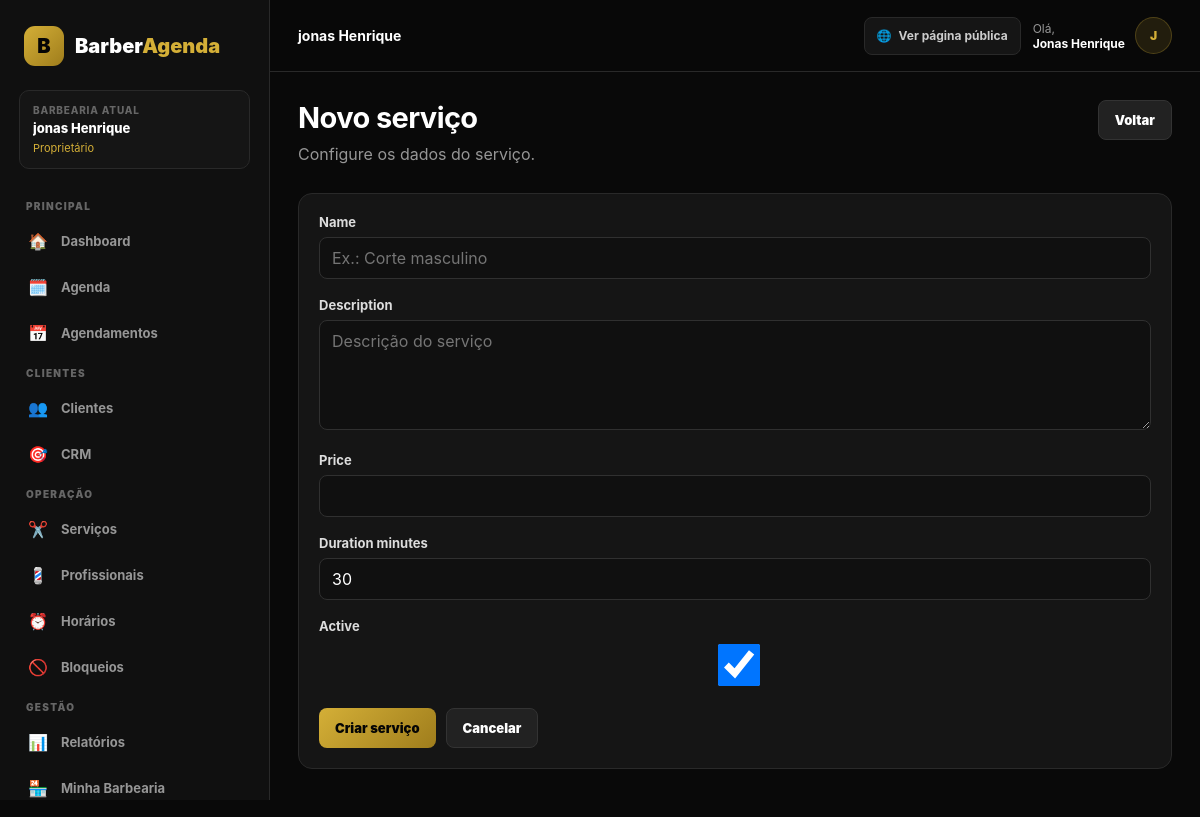
The page /dashboard/servicos/novo/ (signed in) on the database its author committed.
### apps/barbershops/models.py (models this page shows, shortened)
class Barbershop(models.Model):
    name = models.CharField(
        max_length=150,
    )
    slug = models.SlugField(
        unique=True,
    )
    phone = models.CharField(
        max_length=20,
        blank=True,
    )
    whatsapp = models.CharField(
        max_length=20,
        blank=True,
    )
    address = models.CharField(
        max_length=255,
        blank=True,
    )
    city = models.CharField(
        max_length=100,
        blank=True,
    )
    state = models.CharField(
        max_length=2,
        blank=True,
    )
    logo = models.ImageField(
        upload_to="barbershops/",
        blank=True,
        null=True,
    )
    active = models.BooleanField(
        default=True,
    )
    created_at = models.DateTimeField(
        auto_now_add=True,
    )
    updated_at = models.DateTimeField(
        auto_now=True,
    )

### apps/accounts/models.py (models this page shows, shortened)
class Membership(models.Model):
    ROLE_DEV = "dev"
    ROLE_OWNER = "owner"
    ROLE_MANAGER = "manager"
    ROLE_RECEPTIONIST = "receptionist"
    ROLE_PROFESSIONAL = "professional"
    ROLE_CHOICES = [
        (ROLE_DEV, "Dev"),
        (ROLE_OWNER, "Proprietário"),
        (ROLE_MANAGER, "Gerente"),
        (ROLE_RECEPTIONIST, "Recepcionista"),
        (ROLE_PROFESSIONAL, "Profissional"),
    ]
    user = models.ForeignKey(
        settings.AUTH_USER_MODEL,
        on_delete=models.CASCADE,
        related_name="memberships",
    )
    barbershop = models.ForeignKey(
        Barbershop,
        on_delete=models.CASCADE,
        related_name="memberships",
    )
    role = models.CharField(
        max_length=30,
        choices=ROLE_CHOICES,
    )
    active = models.BooleanField(
        default=True,
    )
    created_at = models.DateTimeField(
        auto_now_add=True,
    )
    updated_at = models.DateTimeField(
        auto_now=True,
    )
    class Meta:
        constraints = [
            models.UniqueConstraint(
                fields=[
                    "user",
                    "barbershop",
                ],
                name="unique_membership",
            )
        ]
    @property
    def is_dev(self):
        return self.role == self.ROLE_DEV
    @property
    def can_manage_barbershop(self):
        return self.role in {
            "dev",
            "owner",
            "manager",
        }
    @property
    def can_manage_services(self):
        return self.role in {
            "dev",
            "owner",
            "manager",
        }
    @property
    def can_manage_subscription(self):
        return self.role in {
            "dev",
            "owner",
        }

### apps/dashboard/views.py (the view)
@login_required
@barbershop_required
@permission_required("can_manage_services")
def service_create(request):
    if request.method == "POST":
        form = ServiceForm(
            request.POST
        )
        if form.is_valid():
            service = form.save(
                commit=False
            )
            service.barbershop = (
                request.barbershop
            )
            service.save()
            messages.success(
                request,
                "Serviço criado com sucesso.",
            )
            return redirect(
                "dashboard:services"
            )
    else:
        form = ServiceForm()
    return render(
        request,
        "dashboard/service_form.html",
        {
            "form": form,
            "title": "Novo serviço",
            "button_text": "Criar serviço",
        },
    )

### apps/dashboard/forms.py
class ServiceForm(forms.ModelForm):
    class Meta:
        model = Service
        fields = [
            "name",
            "description",
            "price",
            "duration_minutes",
            "active",
        ]
        widgets = {
            "name": forms.TextInput(
                attrs={
                    "placeholder": "Ex.: Corte masculino",
                }
            ),
            "description": forms.Textarea(
                attrs={
                    "rows": 4,
                    "placeholder": "Descrição do serviço",
                }
            ),
            "price": forms.NumberInput(
                attrs={
                    "step": "0.01",
                    "min": "0",
                }
            ),
            "duration_minutes": forms.NumberInput(
                attrs={
                    "min": "5",
                    "step": "5",
                }
            ),
        }

### apps/dashboard/templates/dashboard/service_form.html (shortened to what this page needs)
{% extends "dashboard/base_dashboard.html" %}
{% block content %}
<div class="page-header">
    <div>
        <h1>{{ title }}</h1>
        <p>
            Configure os dados do serviço.
        </p>
    </div>
    <a
        href="{% url 'dashboard:services' %}"
        class="btn btn-secondary"
    >
        Voltar
    </a>
</div>
<div class="panel">
    <div class="panel-body">
        <form method="post">
            {% for field in form %}
                <div class="form-group">
                    <label
                        for="{{ field.id_for_label }}"
                    >
                        {{ field.label }}
                    </label>
                    {{ field }}
                </div>
            {% endfor %}
            <div
                style="
                    display:flex;
                    gap:10px;
                    flex-wrap:wrap;
                "
            >
                <button
                    type="submit"
                    class="btn"
                >
                    {{ button_text }}
                </button>
                <a
                    href="{% url 'dashboard:services' %}"
                    class="btn btn-secondary"
                >
                    Cancelar
                </a>
            </div>
        </form>
    </div>
</div>
{% endblock %}

### apps/dashboard/templates/dashboard/base_dashboard.html (shortened to what this page needs)
<!DOCTYPE html>
<html lang="pt-BR">
<head>
</head>
<body>
<div class="dashboard-layout">
    <aside
        class="sidebar"
        id="sidebar"
    >
        <a
            href="{% url 'dashboard:home' %}"
            class="logo"
        >
            <div class="logo-icon">
                B
            </div>
            <div>
                Barber<span>Agenda</span>
            </div>
        </a>
        {% if request.barbershop %}
            <div class="sidebar-business">
                <div class="sidebar-business-label">
                    Barbearia atual
                </div>
                <div class="sidebar-business-name">
                    {{ request.barbershop.name }}
                </div>
                {% if request.membership %}
                    <div class="sidebar-role">
                        {% if request.user.is_superuser %}
                            💻 Dev
                        {% else %}
                            {{ request.membership.get_role_display }}
                        {% endif %}
                    </div>
                {% endif %}
            </div>
        {% endif %}
        <div class="sidebar-title">
            Principal
        </div>
        <nav class="menu">
            <a
                href="{% url 'dashboard:home' %}"
                class="menu-link
                "
            >
                <span class="menu-icon">🏠</span>
                Dashboard
            </a>
            <a
                href="{% url 'dashboard:agenda' %}"
                class="menu-link
                "
            >
                <span class="menu-icon">🗓️</span>
                Agenda
            </a>
            <a
                href="{% url 'dashboard:bookings' %}"
                class="menu-link
                "
            >
                <span class="menu-icon">📅</span>
                Agendamentos
            </a>
        </nav>
        <div class="sidebar-title">
            Clientes
        </div>
        <nav class="menu">
            <a
                href="{% url 'dashboard:customers' %}"
                class="menu-link
                "
            >
                <span class="menu-icon">👥</span>
                Clientes
            </a>
            <a
                href="{% url 'dashboard:crm' %}"
                class="menu-link
                "
            >
                <span class="menu-icon">🎯</span>
                CRM
            </a>
        </nav>
        <div class="sidebar-title">
            Operação
        </div>
        <nav class="menu">
            <a
                href="{% url 'dashboard:services' %}"
                class="menu-link
                "
            >
                <span class="menu-icon">✂️</span>
                Serviços
            </a>
            <a
                href="{% url 'dashboard:professionals' %}"
                class="menu-link
                "
            >
                <span class="menu-icon">💈</span>
                Profissionais
            </a>
            <a
                href="{% url 'dashboard:schedules' %}"
                class="menu-link
                "
            >
                <span class="menu-icon">⏰</span>
                Horários
            </a>
            <a
                href="{% url 'dashboard:blocks' %}"
                class="menu-link
                "
            >
                <span class="menu-icon">🚫</span>
                Bloqueios
            </a>
        </nav>
        <div class="sidebar-title">
            Gestão
        </div>
        <nav class="menu">
            <a
                href="{% url 'dashboard:reports' %}"
                class="menu-link
                "
            >
                <span class="menu-icon">📊</span>
                Relatórios
            </a>
            {% if request.user.is_superuser or request.membership.can_manage_barbershop %}
                <a
                    href="{% url 'dashboard:barbershop_settings' %}"
                    class="menu-link
                    "
                >
                    <span class="menu-icon">🏪</span>
                    Minha Barbearia
                </a>
            {% endif %}
        </nav>
    </aside>
    <main class="main">
        <header class="topbar">
            <div class="topbar-left">
                <div class="topbar-title">
                    {% if request.barbershop %}
                        {{ request.barbershop.name }}
                    {% else %}
                        Painel da Barbearia
                    {% endif %}
                </div>
            </div>
            <div class="topbar-actions">
                {% if request.barbershop %}
                    <a
                        href="/b/{{ request.barbershop.slug }}/"
                        target="_blank"
                        class="public-page-button"
                    >
                        🌐
                        <span>
                            Ver página pública
                        </span>
                    </a>
                {% endif %}
                <div class="topbar-user">
                    <div class="topbar-user-text">
                        Olá,
                        <strong>
                            {% if request.user.first_name %}
                                {{ request.user.first_name }}
                            {% else %}
                                {{ request.user.username }}
                            {% endif %}
                        </strong>
                    </div>
                    <div class="user-avatar">
                        {% if request.user.first_name %}
                            {{ request.user.first_name|first|upper }}
                        {% else %}
                            {{ request.user.username|first|upper }}
                        {% endif %}
                    </div>
                </div>
            </div>
        </header>
        <div class="content">
            {% block content %}
            {% endblock %}
        </div>
    </main>
</div>
</body>
</html>

### rows shown on the page
Barbershop: barbershop.name "jonas Henrique"
Membership: membership.role "Proprietário"

### other values the page prints
{{ request.user.first_name }} "Jonas Henrique"
{{ request.user.first_name|first|upper }} "J"
{{ title }} "Novo serviço"
{{ field.label }} "Name" "Description" "Price" "Duration minutes" "Active"
{{ button_text }} "Criar serviço"
